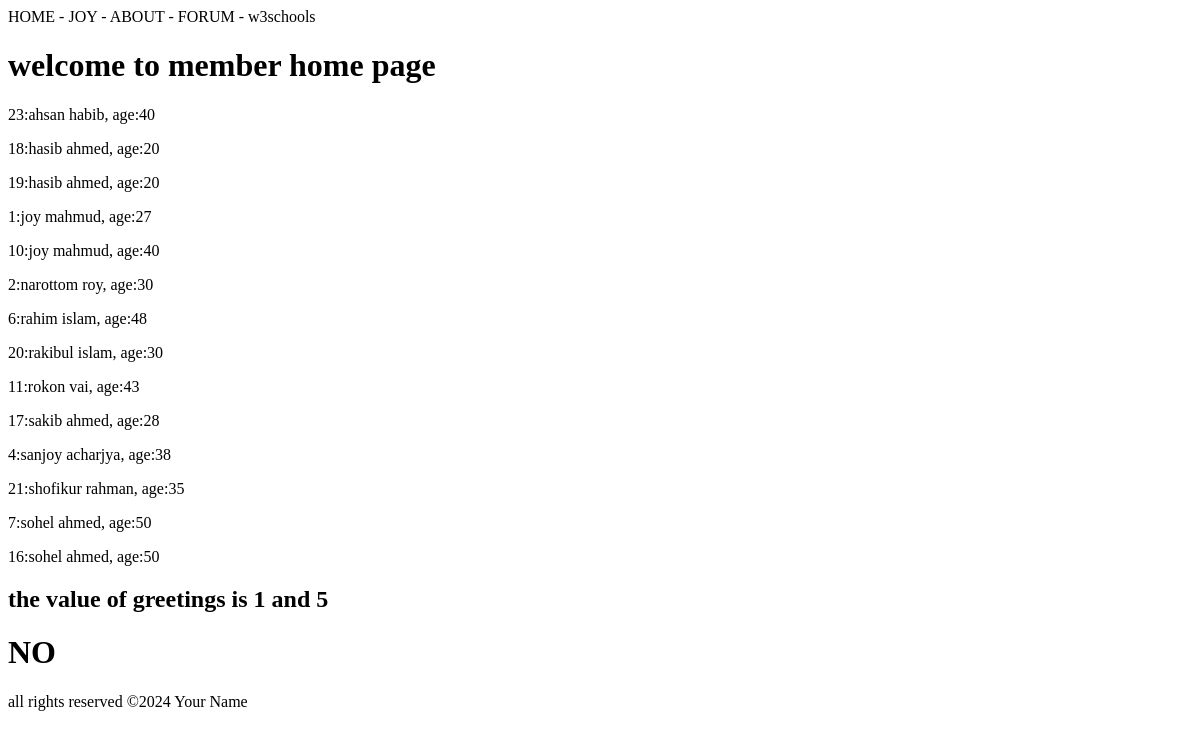
/members/home/, run on an earlier commit of the app's database.
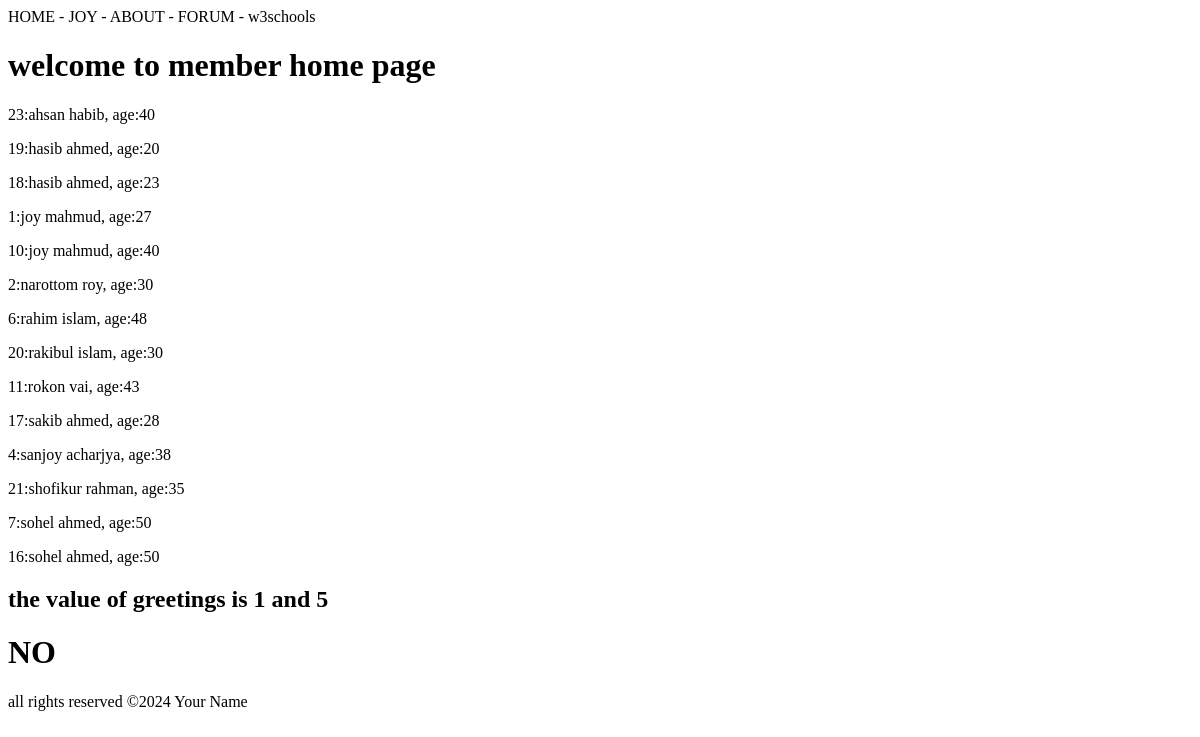
And on a later commit of the database.
### members/models.py (models this page shows, shortened)
class Member(models.Model):
    firstname=models.CharField(max_length=100)
    lastname=models.CharField(max_length=100)
    age=models.IntegerField(null=True)

### members/views.py (the view)
# urls.py: path('home/',views.members_home),
def members_home(request):
    members=Member.objects.all().order_by('firstname','age').values() #order by firstname and age
    print(members)
    fruits=["apple","banana"]
    context={
        "myMembers":members,
        "footer":"2024 Your Name",
        "greetings1":1,
        "greetings2":5,
        "fruits1":["apple","banana"],
        "fruits2":["apple","banana"]
        }
    return render(request,"home.html",context)

### members/templates/home.html (shortened to what this page needs)
<!DOCTYPE html>
<html lang="en">
<head>
</head>
<body>
    <header>
        {% include "menu.html" with me="joy" sponsor="W3SCHOOLS" %}
        {% with pageTitle="welcome to member home page" %}
        <h1>{{ pageTitle }}</h1>
        {% endwith %}
    </header>
    <main>
        {% for x in myMembers %}
            <p><p>{{x.id}}:{{x.firstname}} {{x.lastname}}, age:{{x.age}}</p></p>
        {% endfor %}
       <div>
            {% if greetings1 != 565 and greetings2 == 5 %}
                <h2>the value of greetings is {{greetings1}} and {{greetings2}}</h2>
            {% else %}
                <h2>value is not 5 </h2>
            {% endif %}
       </div>
       <div>
        {% if fruits1 is fruits2 %}
        <h1>YES</h1>
        {% else %}
        <h1>NO</h1>
        {% endif %}
       </div>
    </main>
   {% include "footer.html" %}
</body>
</html>

What changed in the data, as far as the page shows it:
shown differently, row unchanged: Member id 19: moves up the list
changed Member id 18: age "20" → "23"
